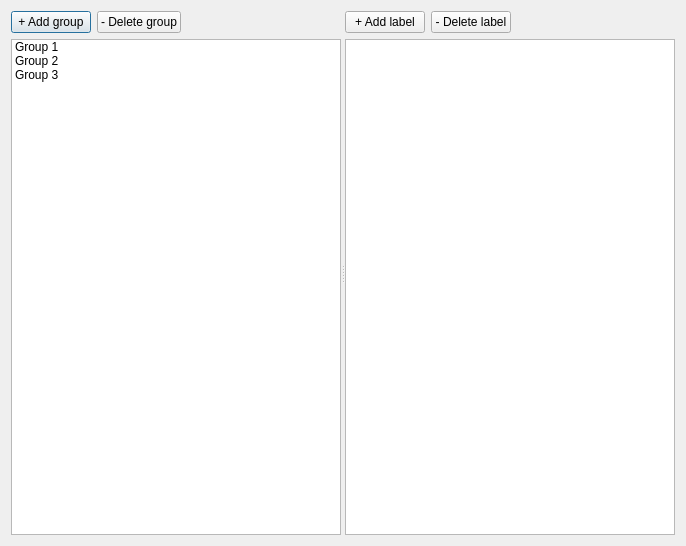
<?xml version="1.0" encoding="UTF-8"?>
<ui version="4.0">
 <class>Dialog</class>
 <widget class="QDialog" name="Dialog">
  <property name="geometry">
   <rect>
    <x>0</x>
    <y>0</y>
    <width>686</width>
    <height>546</height>
   </rect>
  </property>
  <property name="windowTitle">
   <string>Dialog</string>
  </property>
  <layout class="QHBoxLayout" name="horizontalLayout">
   <item>
    <widget class="QSplitter" name="splitter">
     <property name="orientation">
      <enum>Qt::Horizontal</enum>
     </property>
     <widget class="QWidget" name="widget" native="true">
      <layout class="QVBoxLayout" name="verticalLayout">
       <item>
        <widget class="QWidget" name="widget_3" native="true">
         <layout class="QHBoxLayout" name="horizontalLayout_2">
          <property name="leftMargin">
           <number>0</number>
          </property>
          <property name="topMargin">
           <number>0</number>
          </property>
          <property name="rightMargin">
           <number>0</number>
          </property>
          <property name="bottomMargin">
           <number>0</number>
          </property>
          <item>
           <widget class="QPushButton" name="addgroup_btn">
            <property name="text">
             <string>+ Add group</string>
            </property>
           </widget>
          </item>
          <item>
           <widget class="QPushButton" name="delgroup_btn">
            <property name="text">
             <string>- Delete group</string>
            </property>
           </widget>
          </item>
          <item>
           <spacer name="horizontalSpacer">
            <property name="orientation">
             <enum>Qt::Horizontal</enum>
            </property>
            <property name="sizeHint" stdset="0">
             <size>
              <width>40</width>
              <height>20</height>
             </size>
            </property>
           </spacer>
          </item>
         </layout>
        </widget>
       </item>
       <item>
        <widget class="QListWidget" name="listWidget_groups">
         <item>
          <property name="text">
           <string>Group 1</string>
          </property>
         </item>
         <item>
          <property name="text">
           <string>Group 2</string>
          </property>
         </item>
         <item>
          <property name="text">
           <string>Group 3</string>
          </property>
         </item>
        </widget>
       </item>
      </layout>
     </widget>
     <widget class="QWidget" name="widget_2" native="true">
      <layout class="QVBoxLayout" name="verticalLayout_2">
       <item>
        <widget class="QWidget" name="widget_4" native="true">
         <layout class="QHBoxLayout" name="horizontalLayout_3">
          <property name="leftMargin">
           <number>0</number>
          </property>
          <property name="topMargin">
           <number>0</number>
          </property>
          <property name="rightMargin">
           <number>0</number>
          </property>
          <property name="bottomMargin">
           <number>0</number>
          </property>
          <item>
           <widget class="QPushButton" name="addlabel_btn">
            <property name="text">
             <string>+ Add label</string>
            </property>
           </widget>
          </item>
          <item>
           <widget class="QPushButton" name="dellabel_btn">
            <property name="text">
             <string>- Delete label</string>
            </property>
           </widget>
          </item>
          <item>
           <spacer name="horizontalSpacer_2">
            <property name="orientation">
             <enum>Qt::Horizontal</enum>
            </property>
            <property name="sizeHint" stdset="0">
             <size>
              <width>40</width>
              <height>20</height>
             </size>
            </property>
           </spacer>
          </item>
         </layout>
        </widget>
       </item>
       <item>
        <widget class="QListWidget" name="listWidget_labels"/>
       </item>
      </layout>
     </widget>
    </widget>
   </item>
  </layout>
 </widget>
 <resources/>
 <connections/>
</ui>
